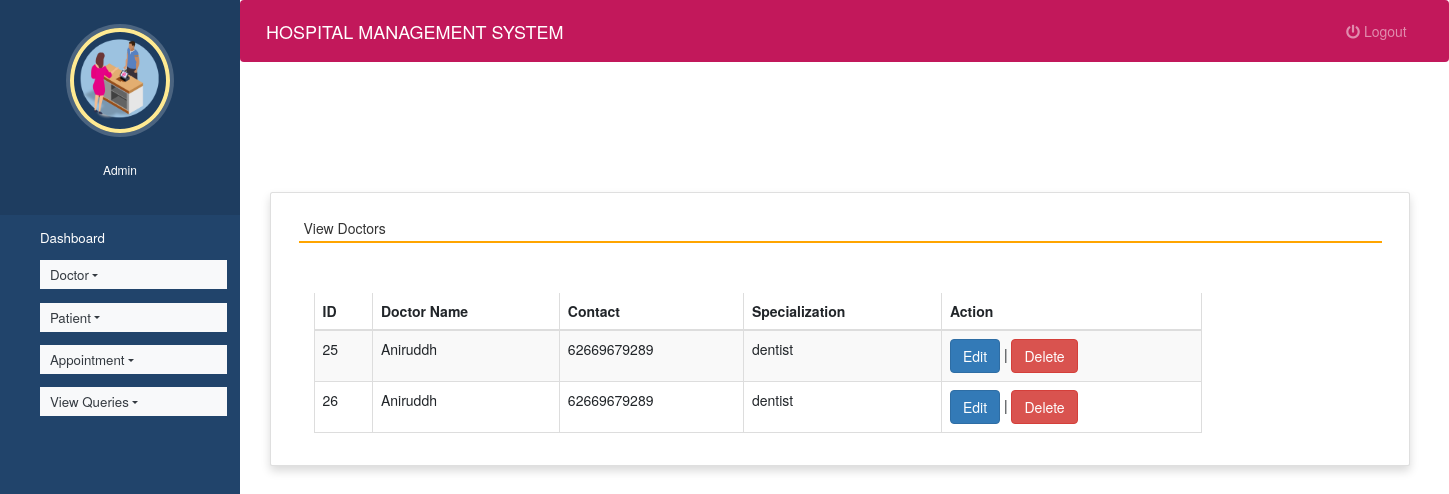
Page /view_doctor (signed in) on the committed database.
### hospitals/models.py (models this page shows, shortened)
class Doctor(models.Model):
    name = models.CharField(max_length=50)
    mobile = models.IntegerField()
    special = models.CharField(max_length=50)

### hospitals/views.py (the view)
# urls.py: path('view_doctor', view_doctor, name='view_doctor'),
def view_doctor(request):
    if not request.user.is_staff:
        return redirect('login')
    doc = Doctor.objects.all()
    d = {'doc':doc}
    return render(request,'view_doctor.html', d)

### templates/view_doctor.html (shortened to what this page needs)
{% extends 'admin_nav.html' %}
{% load static %}
{% block content %}
<head>
 <link rel="stylesheet" href="https://maxcdn.bootstrapcdn.com/bootstrap/3.4.1/css/bootstrap.min.css">
  <link rel="stylesheet" href="https://cdnjs.cloudflare.com/ajax/libs/font-awesome/4.7.0/css/font-awesome.min.css">
  <link rel="stylesheet" href="https://use.fontawesome.com/releases/v5.6.3/css/all.css">
</head>
<br><br><br><br>
<div class="container card shadow m-5">
    <div class="card-body">
        <h5 class="p-2" style="border-bottom: 2px solid orange">View Doctors</h5>
		<div class="container mt-5">
			<div class="table-responsive">
		<table id="example" class="table table-striped table-bordered table-sm" style="width:80%">
			<thead>
				<tr>
					<th>ID</th>
					<th>Doctor Name</th>
					<th>Contact</th>
					<th>Specialization</th>
                    <th>Action</th>
				</tr>
			</thead>
			<tbody>
            {% for i in doc %}
			<tr>
				<td>{{i.id}}</td>
				<td>{{i.name}}</td>
				<td>{{i.mobile}}</td>
				<td>{{i.special}}</td>
				<td><a href="{% url 'edit_doctor' i.id  %}" class="btn btn-primary">Edit</a> |
				<a href="{% url 'delete_doctor' i.id %}" onclick="return confirm('Are you ready to delete this record ?')" class="btn btn-danger">Delete</a></td>
			</tr>
			{% endfor %}
			</tbody>
		</table>
				</div>
	 </div>
	</div>
</div>
{% endblock content %}

### hospitals/static/style.css (style rules this page uses)
body { padding-left: 240px; }

### templates/admin_nav.html (style rules this page uses)
a:link { text-decoration: none; }
a { color: white; }
body { padding-left: 240px; }

### rows in the picture
Doctor: id "25", name "Aniruddh", mobile "62669679289", special "dentist"
Doctor: id "26", name "Aniruddh", mobile "62669679289", special "dentist"
